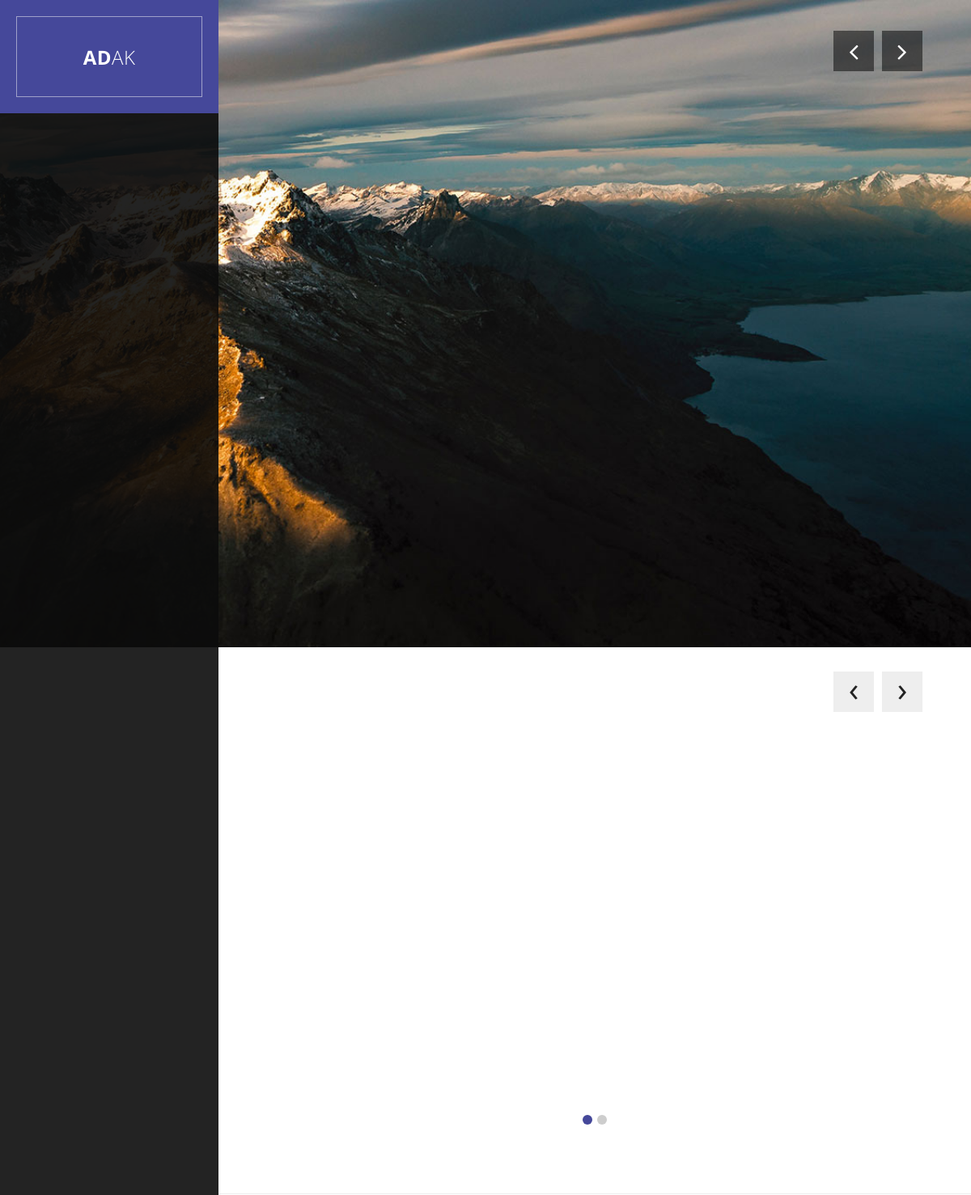
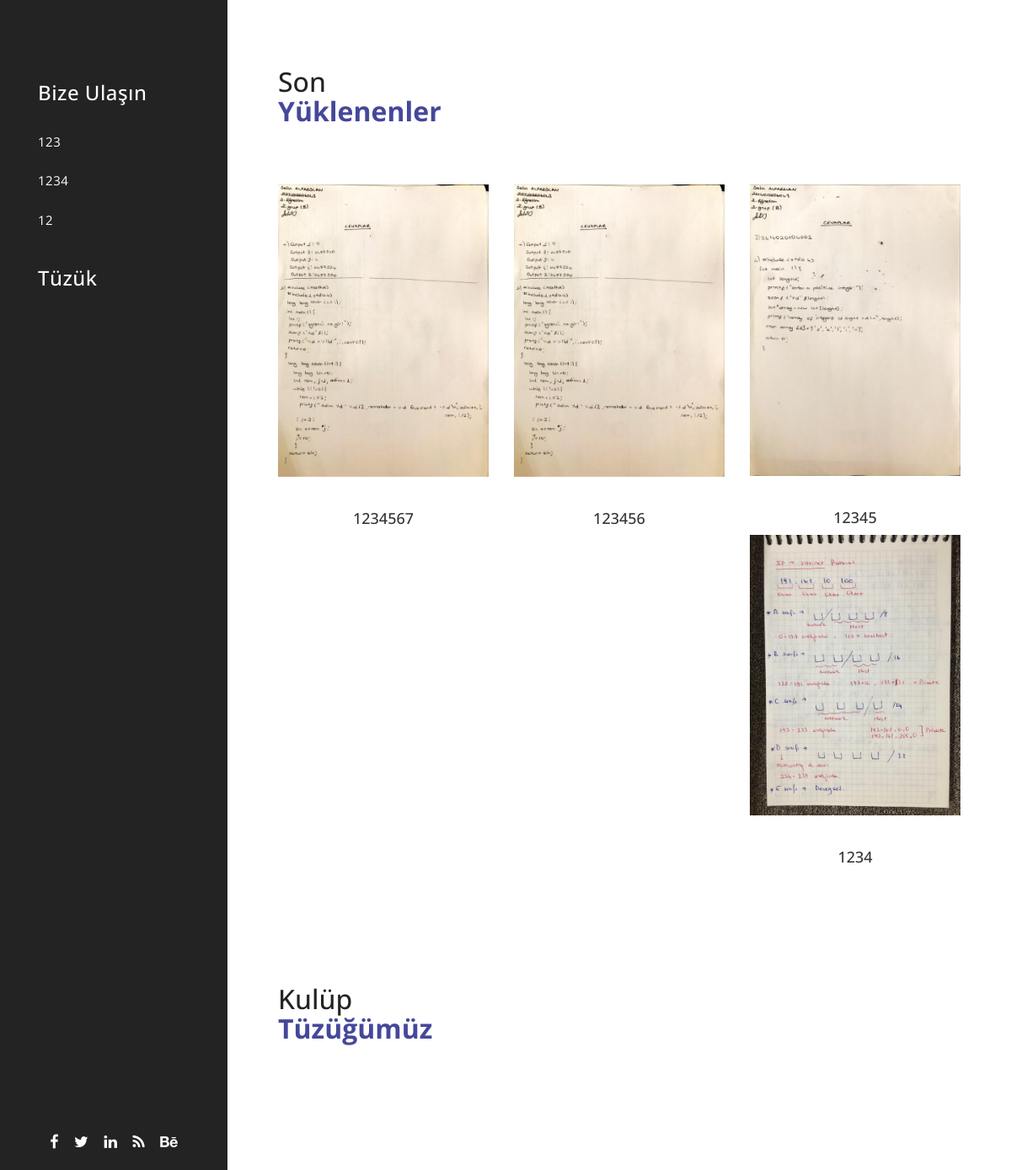
The app's page /, older data (2 pictures, top to bottom).
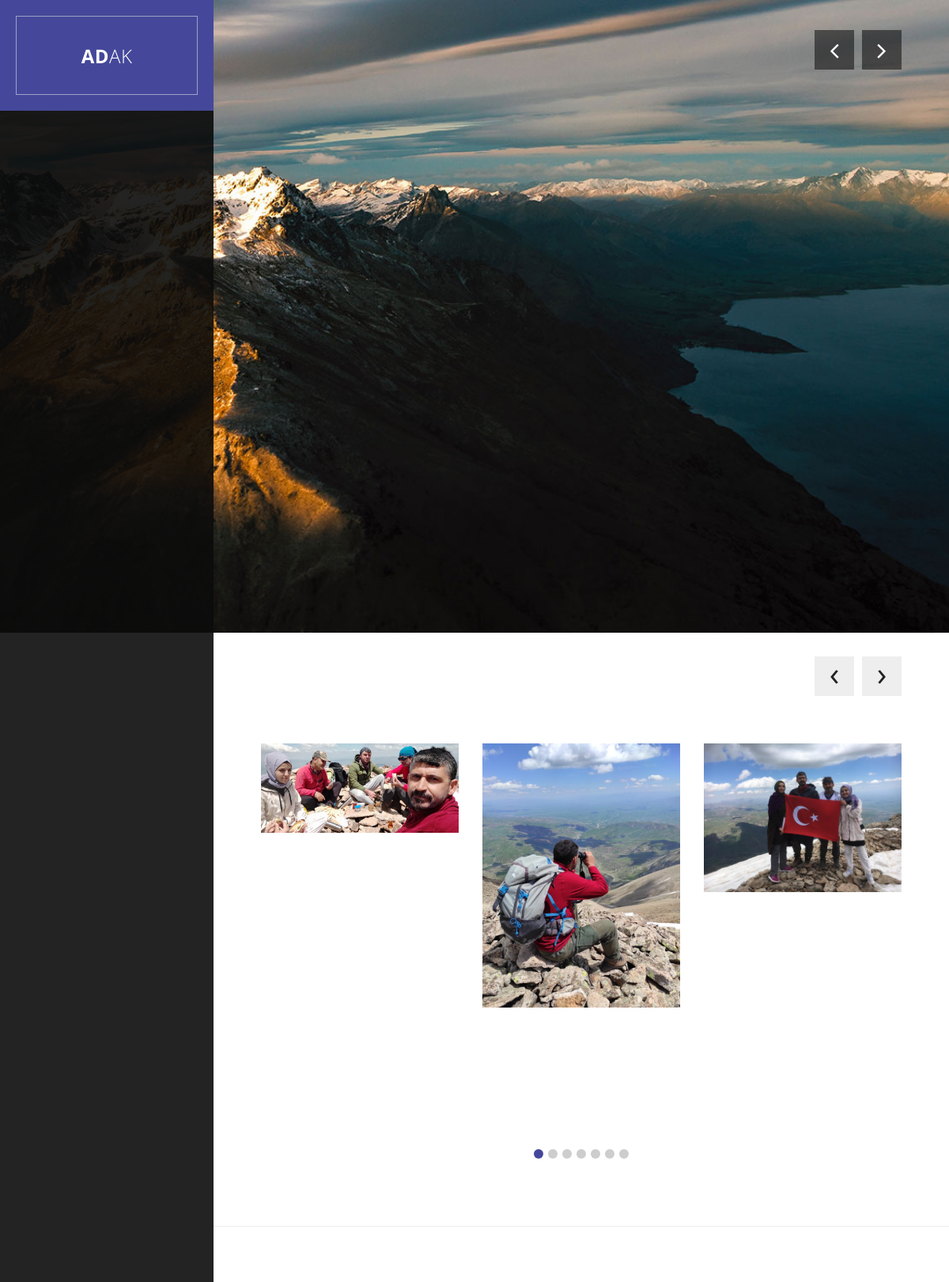
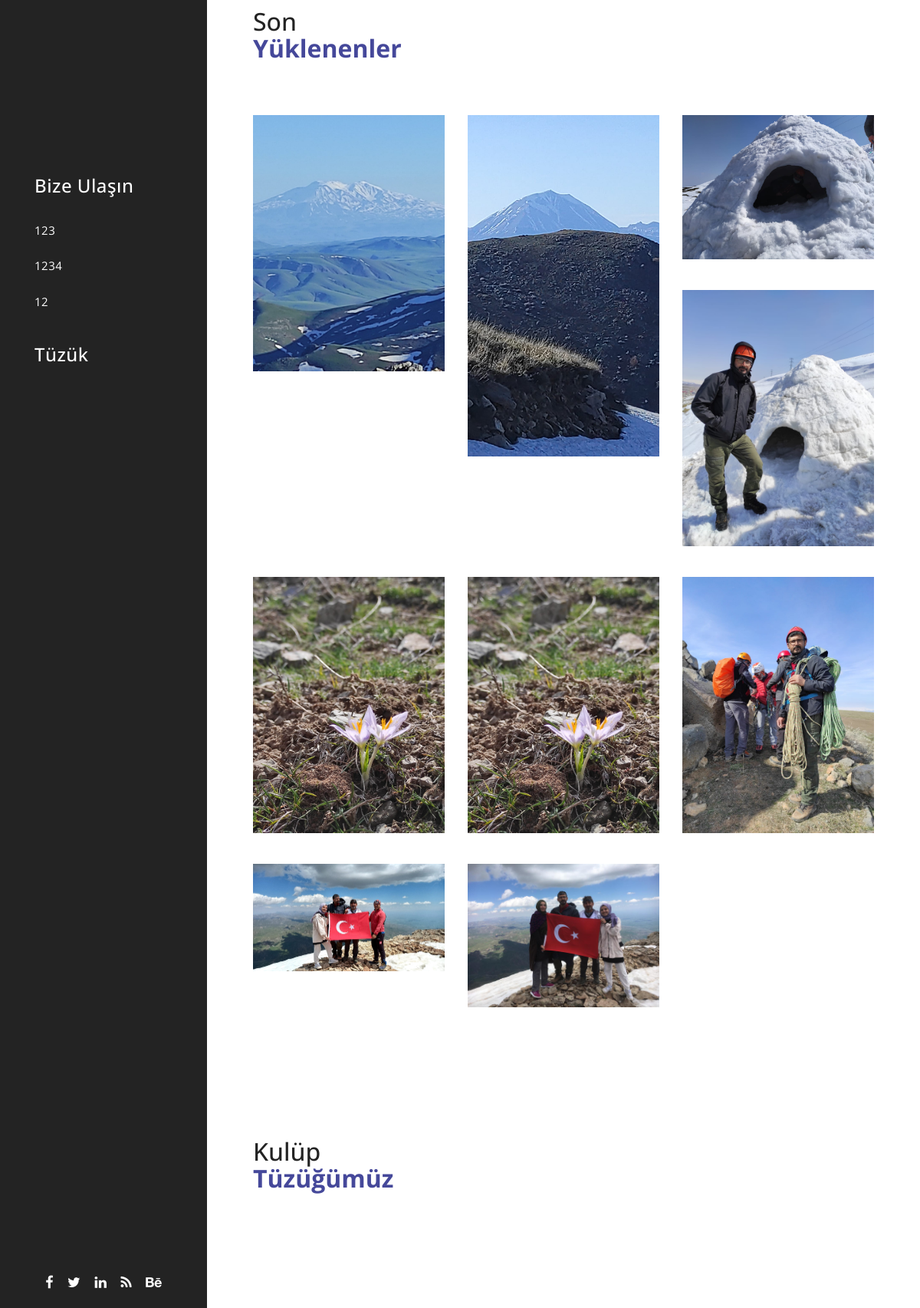
The same page, newer data (2 pictures, top to bottom).
### home/models.py (models this page shows, shortened)
class Setting(models.Model):
    STATUS = (
        ('True', 'Evet'),
        ('False', 'Hayır'),
    )
    title = models.CharField(max_length=100)
    keywords = models.CharField(max_length=255)
    description = models.CharField(max_length=255)
    company = models.CharField(max_length=50)
    address = models.CharField(max_length=150, blank = True)
    phone = models.CharField(max_length=15, blank = True)
    email = models.CharField(max_length=25, blank = True)
    icon = models.ImageField(blank= True, upload_to='images/')
    facebook = models.CharField(max_length=50, blank = True)
    twitter = models.CharField(max_length=50, blank = True)
    instagram = models.CharField(max_length=50, blank = True)
    aboutus = models.CharField(max_length=255, blank = True)
    contact = models.CharField(max_length=255, blank = True)
    status = models.CharField(max_length=10, choices = STATUS)
    create_at = models.DateTimeField(auto_now_add = True)
    update_at = models.DateTimeField(auto_now= True)
    tuzuk = RichTextUploadingField(blank=True)

class Images(models.Model):
    title = models.CharField(max_length=50, blank=True)
    image = models.ImageField( upload_to='images/')
    detail = RichTextUploadingField(blank=True)
    def image_tag(self):
        return mark_safe('<img src="{}" height="50"/>'.format(self.image.url))
    image_tag.short_description ='Image'

### home/views.py (the view)
# urls.py: path('', views.index , name = 'index')
def index(request):
    setting = Setting.objects.get(pk=1)
    photo = Images.objects.all().order_by('?')
    randomphoto = Images.objects.all().order_by('-id')[:9]
    context = {'setting': setting,
               'photo': photo,
               'randomphoto': randomphoto,
              }
    return render(request, 'index.html', context)

### home/templates/index.html (shortened to what this page needs)
{% extends "homebase.html" %}
{% block header %}
   {% include "header.html" %}
{% endblock %}
{% block slider %}
   {% include "slider.html" %}
{% endblock %}
{% block content %}
   {% include "content.html" %}
{% endblock %}

### home/templates/homebase.html (shortened to what this page needs)
<!DOCTYPE html>
<html>
    <head>
        {% load static %}
        <link rel="stylesheet" href="{% static 'css/bootstrap.min.css' %}">
        <link rel="stylesheet" href="{% static 'css/bootstrap-theme.min.css' %}">
        <link rel="stylesheet" href="{% static 'css/fontAwesome.css' %}">
        <link rel="stylesheet" href="{% static 'css/light-box.css' %}">
        <link rel="stylesheet" href="{% static 'css/owl-carousel.css' %}">
        <link rel="stylesheet" href="{% static 'css/templatemo-style.css' %}">
    </head>
<body>
    {% block header %} {% endblock %}
    {% block slider %} {% endblock %}
    {% block content %} {% endblock %}
</body>
</html>

### home/templates/header.html (shortened to what this page needs)
        <div class="sidebar-navigation hidde-sm hidden-xs">
            <div class="logo">
                <a href="#">AD<em>AK</em></a>
            </div>
            <nav>
                <ul>
                    <li>
                        <a>
                            <h3>Bize Ulaşın</h3>
                        </a>
                    </li>
                    <li>
                        <a>
                            {{setting.phone}}
                        </a>
                    </li>
                    <li>
                        <a>
                            {{setting.email}}
                        </a>
                    </li>
                    <li>
                        <a>
                            {{setting.address}}
                        </a>
                    </li>
                    <li>
                        <a href="#contact">
                            <h3>Tüzük</h3>
                        </a>
                    </li>
                </ul>
            </nav>
            <ul class="social-icons">
                <li><a href="#"><i class="fa fa-facebook"></i></a></li>
                <li><a href="#"><i class="fa fa-twitter"></i></a></li>
                <li><a href="#"><i class="fa fa-linkedin"></i></a></li>
                <li><a href="#"><i class="fa fa-rss"></i></a></li>
                <li><a href="#"><i class="fa fa-behance"></i></a></li>
            </ul>
        </div>

### home/templates/slider.html (shortened to what this page needs)
        {% load static %}
        <div class="slider">
            <div class="Modern-Slider content-section" id="top">
                <div class="item item-1">
                    <div class="img-fill">
                    <div class="image"></div>
                    </div>
                </div>
            </div>
        </div>

### home/templates/content.html (shortened to what this page needs)
        {% load static %}
        <div class="page-content">
            <section id="featured" class="content-section">
                <div class="section-content">
                    <div class="owl-carousel owl-theme">
                    {% for rs in photo %}
                        <div class="item">
                            <div class="image">
                                <img src="{{ rs.image.url }}" alt="">
                            </div>
                            <div class="text-content">
                                <h4>{{ rs.title }}</h4>
                            </div>
                        </div>
                        {% endfor %}
            </section>
            <section id="projects" class="content-section">
                <div class="section-heading">
                    <h1>Son<br><em>Yüklenenler</em></h1>
                </div>
                <div class="section-content">
                    <div class="masonry">
                        <div class="row">
                        {% for rs in randomphoto %}
                            <div class="item">
                                <div class="col-md-4">
                                    <a href="/photo/{{rs.id}}" ><img src="{{rs.image.url}}" ></a>
                                    <h4>{{rs.title}}</h4>
                                </div>
                            </div>
                        {% endfor %}
                        </div>
                    </div>
                </div>
            </section>
            <section id="contact" class="content-section">
                <div id="contact-content">
                <div class="section-heading">
                    <h1>Kulüp<br><em>Tüzüğümüz</em></h1>
                </div>
                <div class="section-content">
                    <form id="contact" action="#" method="post">
                        <div class="row">
                            <div class="col-md-12">
                            </div>
                        </div>
                    </form>
                </div>
                </div>
            </section>
        </div>

### home/templates/footer.html (shortened to what this page needs)
    {% load static %}

### home/static/css/light-box.css (style rules this page uses)
body:after { content: url(../img/close.png) url(../img/loading.gif) url(../img/prev.png) url(../img/next.png); display: none; }

### home/static/css/templatemo-style.css (style rules this page uses)
body { font-family: 'Open Sans', sans-serif; }
.page-content { width: 77.5%; float: right; }
.content-section { padding-top: 80px; position: relative; width: 100%; display: inline-block; height: auto; left: 50%; text-align: center; -webkit-transform: translateX(-50%); -moz-transform: translateX(-50%); -ms-transform: translateX(-50%); -o-transform: translateX(-50%); transform: translateX(-50%); }
.section-heading { text-align: left; position: relative; margin-bottom: 60px; }
.section-heading h1 { margin-top: 0px; font-size: 32px; color: #232323; display: inline-block; margin-right: 50px; }
.section-heading em { font-style: normal; font-weight: 700; color: #45489a; }
.sidebar-navigation { width: 22.5%; float: left; height: 100%; position: fixed; background-color: rgba(12,12,12,0.9); z-index: 10; }
.sidebar-navigation .logo { position: absolute; width: 100%; height: 140px; line-height: 100px; background-color: #45489a; padding: 20px; text-align: center; }
.sidebar-navigation .logo a { text-decoration: none; color: #fff; font-size: 24px; font-weight: 700; text-transform: uppercase; letter-spacing: 0.5px; height: 100px; width: 100%; display: inline-block; border: 1px solid rgba(250,250,250,0.5); }
.sidebar-navigation .logo em { font-style: normal; font-weight: 300; }
.sidebar-navigation nav { position: relative; top: 60%; left: 60%; -webkit-transform: translateX(-60%) translateY(-60%); -moz-transform: translateX(-60%) translateY(-60%); -ms-transform: translateX(-60%) translateY(-60%); -o-transform: translateX(-60%) translateY(-60%); transform: translateX(-60%) translateY(-60%); }
.sidebar-navigation ul { margin-left: 45px; list-style: none; padding: 0; }
.sidebar-navigation li { padding: 10px 0; }
.sidebar-navigation nav a { display: inline-block; color: #fff; margin-top: 5px; text-decoration: none!important; font-size: 15px; letter-spacing: 0.5px; text-transform: capitalize; }
.sidebar-navigation .social-icons { position: absolute; width: 100%; bottom: 10px; padding: 0; margin: 0; text-align: center; }
.sidebar-navigation .social-icons li { display: inline-block; margin-right: 15px; margin-top: 0px; margin-bottom: 0px; }
.sidebar-navigation .social-icons li:last-child { margin-right: 0px; }
.sidebar-navigation .social-icons li a { font-size: 18px; color: #fff; transition: all 0.5s; }
.slider .content-section { padding-top: 0px; min-width: 100%; min-height: 100vh; width: 100%; height: 100vh; text-align: center; }
.Modern-Slider .item .image { width: 100%; height: 100vh; background-position: center center; background-size: cover; display: block; }
.Modern-Slider .item-1 .image { background-image: url(../img/slide_1.jpg); }
.Modern-Slider .item .image { animation: zoomin 12s ease-in-out infinite alternate; -webkit-animation: zoomin 12s ease-in-out infinite alternate; }
.Modern-Slider { background:transparent; }
.slick-slider { position:relative;display:block;-webkit-user-select:none;-moz-user-select:none;-ms-user-select:none;user-select:none;-webkit-touch-callout:none;-khtml-user-select:none;-ms-touch-action:pan-y;touch-action:pan-y;-webkit-tap-highlight-color:transparent }
.slick-slide { display:none;float:left ;height:100%;min-height:1px }
.slick-initialized .slick-slide { display:block }
#featured { padding-left: 60px; padding-right: 60px; padding-bottom: 80px; border-bottom: 1px solid #eee; }
#featured .item { text-align: left; position: relative; z-index: 10; }
#featured .item .image { position: relative; }
#featured .item .image img { width: 100%; overflow: hidden; }
#featured .item .text-content { padding-top: 20px; background-color: #fff; position: relative; z-index: 10; }
#projects { padding-left: 60px; padding-right: 60px; padding-bottom: 50px; }
#projects .masonry { position: relative; width: 100%; }
#projects .masonry .item img { transition: all 1s; width: 100%; overflow: hidden; margin-bottom: 30px; }
#contact { padding-top: 0px; }
#contact-content { padding: 80px 60px; }

Row changes from the older to the newer data that the page shows:
removed Images: image (picture), title "1234567"
removed Images: image (picture), title "12345"
removed Images: image (picture), title "1234"
removed Images: image (picture), title "123456", shown under "SonYüklenenler"
added Images: image (picture), shown under "Tüzük"
added Images: image (picture), shown under "Tüzük"
added Images: image (picture)
added Images: image (picture), shown under "SonYüklenenler"
added Images: image (picture), shown under "SonYüklenenler"
added Images: image (picture), shown under "SonYüklenenler"
added Images: image (picture), shown under "SonYüklenenler"
added Images: image (picture), shown under "SonYüklenenler"
added Images: image (picture), shown under "SonYüklenenler"
added Images: image (picture), shown under "SonYüklenenler"
added Images: image (picture), shown under "SonYüklenenler"
